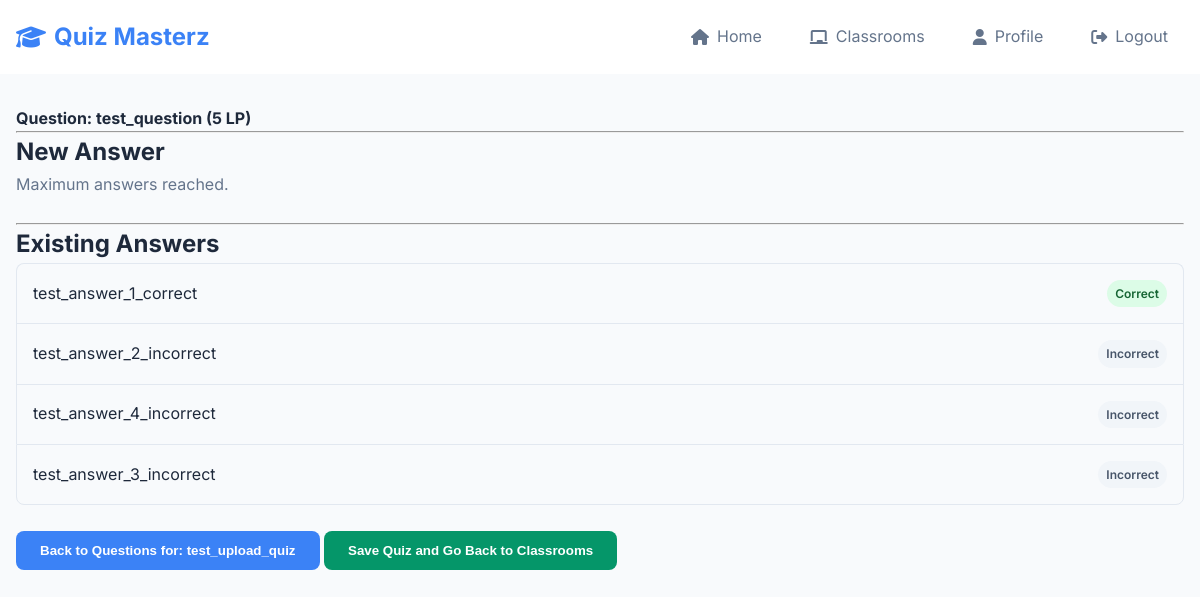
/teacher/question/2/manage_answers (signed in), run on the app's committed database.
### website/models.py (models this page shows, shortened)
class Question(db.Model):
    id = db.Column(db.Integer, primary_key=True)
    quiz_id = db.Column(db.Integer, db.ForeignKey('quiz.id'), nullable=False)
    text = db.Column(db.Text, nullable=False)
    learning_points = db.Column(db.Integer, nullable=False, default=1)
    answers = db.relationship('Answer', backref='question', lazy='dynamic', cascade="all, delete-orphan")

class Answer(db.Model):
    id = db.Column(db.Integer, primary_key=True)
    question_id = db.Column(db.Integer, db.ForeignKey('question.id'), nullable=False)
    text = db.Column(db.String(255), nullable=False)
    is_correct = db.Column(db.Boolean, default=False, nullable=False)

class Quiz(db.Model):
    id = db.Column(db.Integer, primary_key=True)
    name = db.Column(db.String(150), nullable=False)
    teacher_id = db.Column(db.Integer, db.ForeignKey('user.id'), nullable=False)
    is_published = db.Column(db.Boolean, default=False, nullable=False)
    questions = db.relationship('Question', backref='quiz', lazy='dynamic', cascade="all, delete-orphan")
    teacher = db.relationship('User', backref=db.backref('created_quizzes', lazy='dynamic'))

### website/views.py (the view, shortened to what this page needs)
@views.route('/teacher/question/<int:question_id>/manage_answers', methods=['GET', 'POST'])
@login_required
def teacher_manage_question_answers(question_id):
    if current_user.role != 'teacher':
        flash('Access denied.', category='error')
        return redirect(url_for('views.home'))
    question = Question.query.get_or_404(question_id)
    quiz = question.quiz
    if quiz.teacher_id != current_user.id:
        flash('You do not own the quiz this question belongs to.', category='error')
        return redirect(url_for('views.teacher_classrooms'))
    classroom_id = request.args.get('classroom_id', type=int)
    answers = question.answers.all()
    quiz_classroom = quiz.classrooms_assigned_to.first()
    if quiz_classroom:
        classroom_id = quiz_classroom.id
    return render_template('teacher_manage_answers.html', user=current_user, question=question, answers=answers, quiz_id=quiz.id, classroom_id=classroom_id)

### website/__init__.py (called while the page is built)
def create_app():
    app = Flask(__name__)
    app.config['SECRET_KEY'] = 'hjshjhdjah kjshkjdhjs'
    app.config['SQLALCHEMY_DATABASE_URI'] = f'sqlite:///{DB_NAME}'
    db.init_app(app)
    from .views import views
    from .auth import auth
    app.register_blueprint(views, url_prefix='/')
    app.register_blueprint(auth, url_prefix='/')
    with app.app_context():
        db.create_all()
    from .models import User, Classroom, Quiz, Question, Answer, StudentQuizAttempt
    login_manager = LoginManager()
    login_manager.login_view = 'auth.login'
    login_manager.init_app(app)
    @login_manager.user_loader
    def load_user(id):
        return User.query.get(int(id))
    return app

### website/templates/teacher_manage_answers.html (shortened to what this page needs)
{% extends "base.html" %}
{% block content %}
<div class="container">
    <h4>Question: {{ question.text }} ({{ question.learning_points }} LP)</h4>
    <hr>
    <h2>New Answer</h2>
    {% if answers|length < 4 %}
        <form method="POST" action="{{ url_for('views.teacher_manage_question_answers', question_id=question.id) }}">
            <div class="form-group">
                <label for="answer_text">Answer Text</label>
                <input type="text" class="form-control" id="answer_text" name="answer_text" required>
            </div>
            <div class="form-check">
                <input type="checkbox" class="form-check-input" id="is_correct" name="is_correct">
                <label class="form-check-label" for="is_correct">correct answer?</label>
            </div>
            <button type="submit" class="btn btn-success">Add Answer</button>
        </form>
    {% else %}
        <p class="text-muted">Maximum answers reached.</p>
    {% endif %}
    <br />
    <hr>
    <h2>Existing Answers</h2>
    {% if answers %}
        <ul class="list-group">
            {% for answer in answers %}
                <li class="list-group-item d-flex justify-content-between align-items-center">
                    {{ answer.text }}
                    <span class="badge bg-{{ 'success' if answer.is_correct else 'secondary' }}">
                        {{ 'Correct' if answer.is_correct else 'Incorrect' }}
                    </span>
                </li>
            {% endfor %}
        </ul>
    {% else %}
        <p>No answers added to this question yet.</p>
    {% endif %}
    <br />
    <button onclick="location.href='{{ url_for('views.teacher_manage_quiz_questions', quiz_id=quiz_id) }}';" class="btn btn-primary">Back to Questions for: {{ question.quiz.name }} </button>
    {% if classroom_id %}
    <button onclick="location.href='{{ url_for('views.edit_classroom', classroom_id=classroom_id) }}';" class="btn btn-success">Save Quiz and Go Back to Classrooms</button>
    {% else %}
    <button onclick="location.href='{{ url_for('views.teacher_classrooms') }}';" class="btn btn-success">Save Quiz and Go Back to Classrooms</button>
    {% endif %}
</div>
{% endblock %}

### website/static/css/style.css (style rules this page uses)
:root { --primary: #3b82f6; --secondary: #64748b; --success: #059669; --warning: #f59e0b; --danger: #dc2626; --bg: #f8fafc; --surface: #fff; --text: #1e293b; --text-muted: #64748b; --border: #e2e8f0; }
* { margin: 0; padding: 0; box-sizing: border-box; }
body { font-family: Inter, sans-serif; line-height: 1.6; color: var(--text); background: var(--bg); }
.container { max-width: 1200px; margin: 0 auto; padding: 0 1rem; }
.btn { display: inline-flex; align-items: center; gap: 0.5rem; padding: 0.75rem 1.5rem; border: none; border-radius: 8px; font-weight: 600; text-decoration: none; cursor: pointer; transition: all 0.2s; }
.btn-primary { background: var(--primary); color: white; }
.btn-success { background: var(--success); color: white; }
.list-group { list-style: none; }
.list-group-item { padding: 1rem; border: 1px solid var(--border); border-bottom: none; }
.list-group-item:first-child { border-top-left-radius: 8px; border-top-right-radius: 8px; }
.list-group-item:last-child { border-bottom: 1px solid var(--border); border-bottom-left-radius: 8px; border-bottom-right-radius: 8px; }
.badge { display: inline-flex; padding: 0.25rem 0.5rem; border-radius: 9999px; font-size: 0.75rem; font-weight: 600; }
.badge-success, .bg-success { background: #dcfce7; color: #166534; }
.badge-secondary, .bg-secondary { background: #f1f5f9; color: #475569; }
.text-muted { color: var(--text-muted); }
.d-flex { display: flex; }
.justify-content-between { justify-content: space-between; }
.align-items-center { align-items: center; }

### data on the page
Question: text "test_question", learning_points "5"
Answer: text "test_answer_1_correct", is_correct "Correct"
Answer: text "test_answer_2_incorrect", is_correct "Incorrect"
Answer: text "test_answer_4_incorrect", is_correct "Incorrect"
Answer: text "test_answer_3_incorrect", is_correct "Incorrect"
Quiz: quiz.name "test_upload_quiz"
